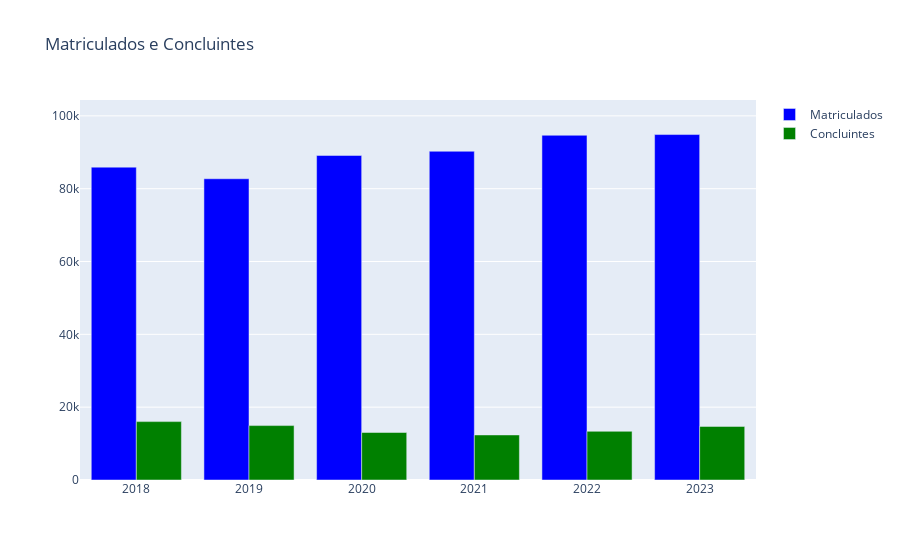

Notebook code cell kept with this figure:
### Markdown cell above
## 1. Quantos alunos ingressaram e quantos se formaram?

### Code cell
colunas_analise = ["QT_MAT", "QT_CONC"]
dados_ano = dados_censo_padronizado.groupby("NU_ANO_CENSO")[colunas_analise].sum()
maior_valor_y = dados_ano.max().max()

fig_geral = go.Figure()
fig_geral.add_trace(go.Bar(
    x=dados_ano.index,
    y=dados_ano["QT_MAT"],
    name="Matriculados",
    marker_color="blue"
))
fig_geral.add_trace(go.Bar(
    x=dados_ano.index,
    y=dados_ano["QT_CONC"],
    name="Concluintes",
    marker_color="green"
))

fig_geral.update_layout(
    title="Matriculados e Concluintes",
    barmode="group",
    yaxis_range=[0, maior_valor_y * 1.1]
)

fig_geral.show()

### Figure 1 — Plotly figure (JSON) as saved in the notebook; plotly's stock layout.template omitted (floating-point values rounded to 4 significant figures)
{"data": [{"marker": {"color": "blue"}, "name": "Matriculados", "type": "bar", "x": ["2018", "2019", "2020", "2021", "2022", "2023"], "y": [85920.0, 82730.0, 89130.0, 90280.0, 94670.0, 94870.0]}, {"marker": {"color": "green"}, "name": "Concluintes", "type": "bar", "x": ["2018", "2019", "2020", "2021", "2022", "2023"], "y": [16030.0, 14940.0, 13050.0, 12370.0, 13380.0, 14720.0]}], "layout": {"barmode": "group", "title": {"text": "Matriculados e Concluintes"}, "yaxis": {"range": [0, 104400.0]}}}
